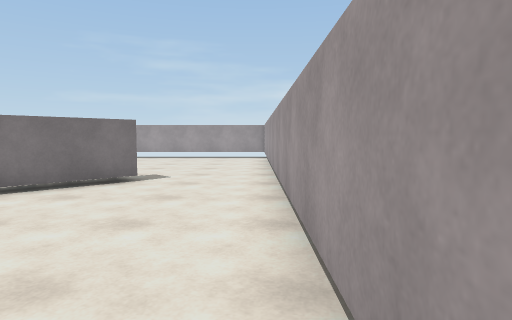
View 1 (above)

15 first-person views from a walk through a Unity game level. The camera is 1.2 m above the floor, tilts 4° down and sees 75° across. The floor is counted in squares, 1 m on a side. Each view is taken from the middle of a square. On the plan, view 1 faces up. The plan holds only what a view shows up to about 14 squares ahead; the rest is blank. The player character is not drawn. Surface patterns are stand-ins for the level's own textures.

View 2
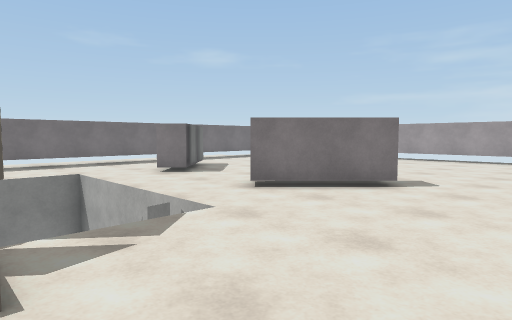

View 3
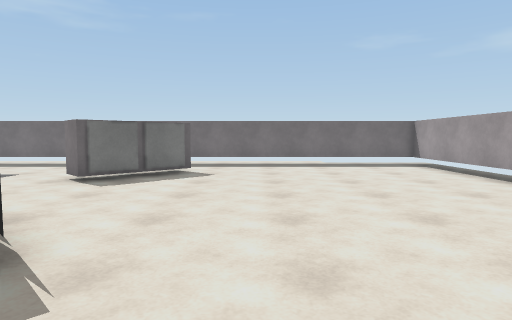

View 4
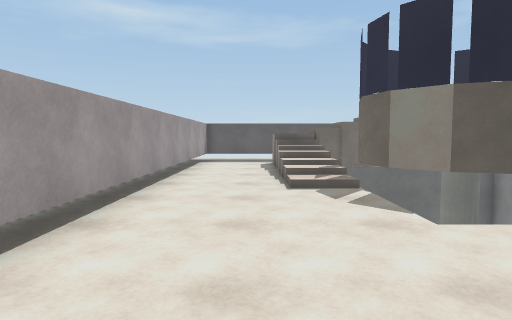

View 5
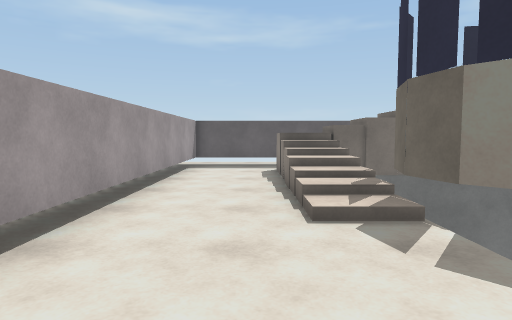

View 6
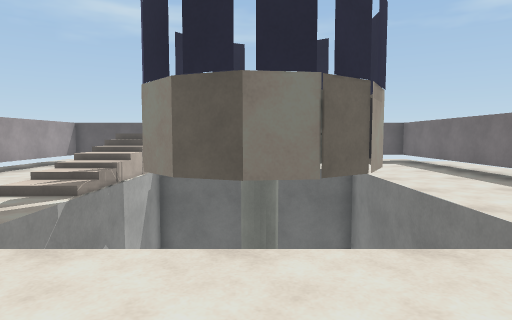

View 7
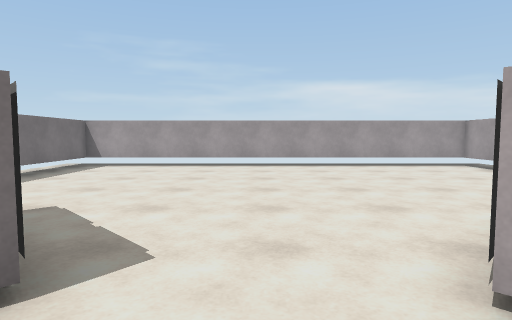

View 8
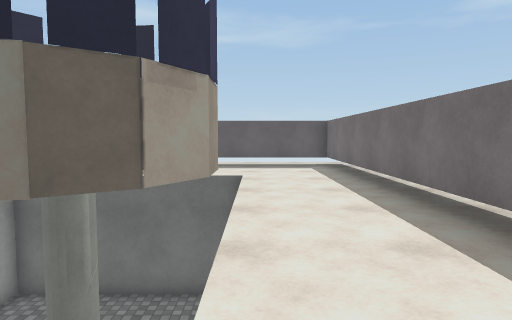

View 9
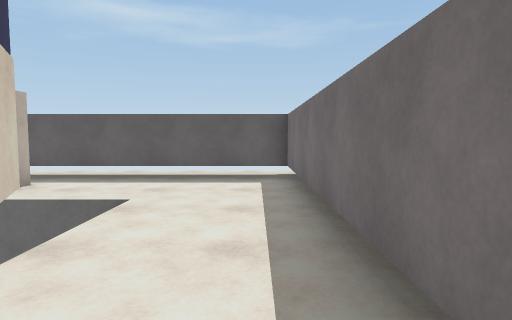

View 10
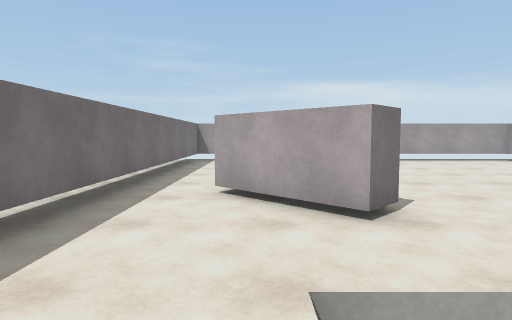

View 11
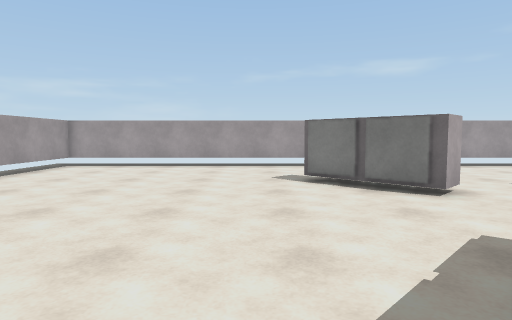

View 12
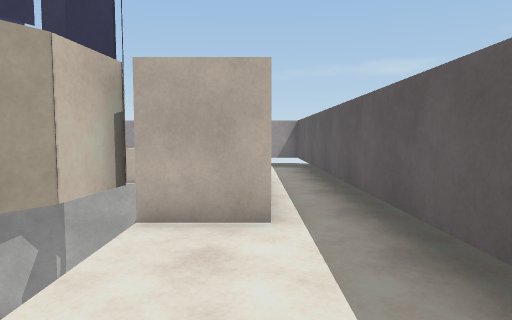

View 13
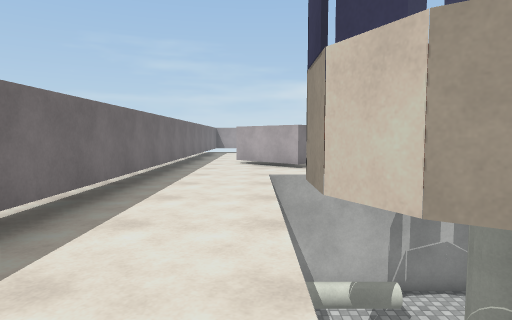

View 14
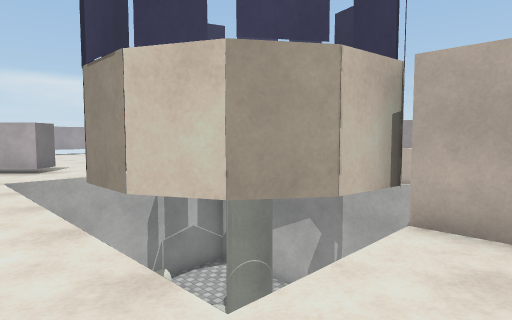

View 15
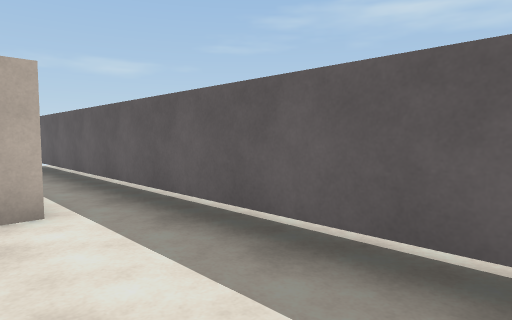

### Floor plan
Key: @ floor where view 1 was taken; # wall or solid block; . main floor; : floor 1.25 m higher than the main floor; + floor 2.25 m higher than the main floor; / step, stairs or slope; v drop or lower ground; O other object.
Columns run from 15 left of view 1 to 1 right of it. Each row starts with its distance up from view 1.
 19 #################
 18 #...............#
 17 #...............#
 16 #...............#
 15 #...............#
 14 #...............#
 13 #...............#
 12 #...............#
 11 #...............#
 10 #...............#
  9 #..##.....##....#
  8 #..###...###....#
  7 #...##...##.....#
  6 #...............#
  5 #...............#
  4 #...   vvvv.....#
  3 #... vvvvvv.....#
  2 #... vvvvv .....#
  1 #...vv   vv//...#
  0 #...#    vv//..@#
 -1 #...#     #//...#
 -2 #...#    vv//...#
 -3 #...vvvv vv//...#
 -4 #...vv#vvvv//...#
 -5 #......O    :...#
 -6 #......+///vO...#
 -7 #...............#
 -8 #################

Where each view was taken, in squares from view 1:
view 1: 0 up, 0 right, facing up
view 2: 1 up, 0 right, facing up-left
view 3: 12 up, 1 left, facing left
view 4: 9 up, 2 left, facing down
view 5: 6 up, 2 left, facing down
view 6: 8 up, 8 left, facing down
view 7: 5 up, 8 left, facing up
view 8: 6 up, 12 left, facing down
view 9: 2 up, 14 left, facing down
view 10: 2 up, 12 left, facing up
view 11: 11 up, 13 left, facing right
view 12: 6 down, 13 left, facing right
view 13: 6 down, 12 left, facing up
view 14: 6 down, 13 left, facing up-right
view 15: 5 down, 14 left, facing down-right
